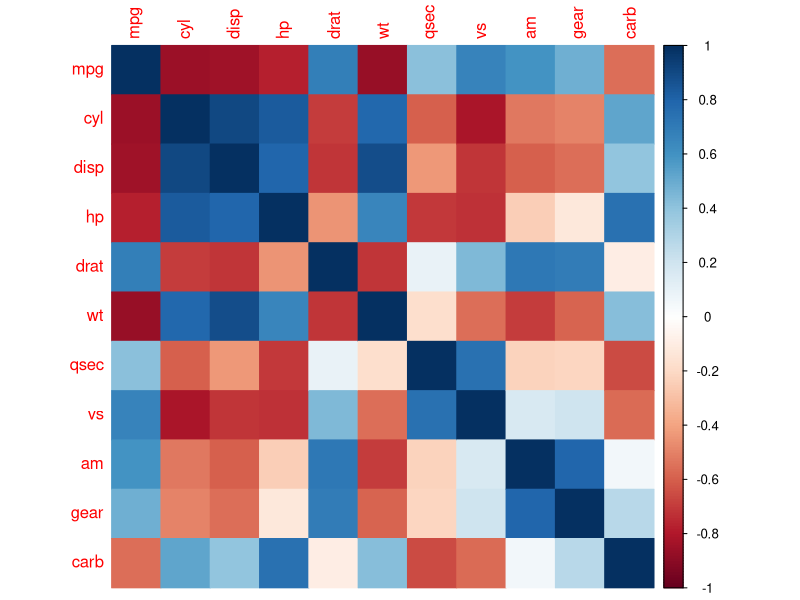
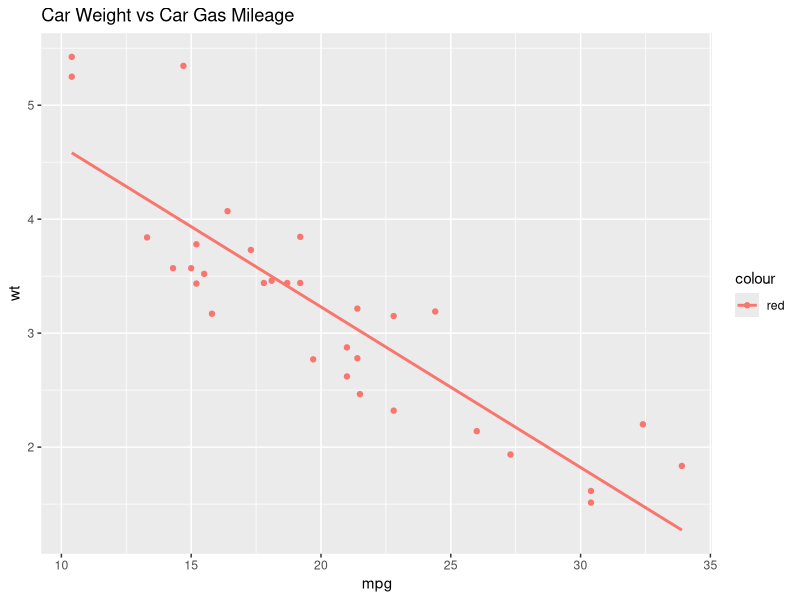
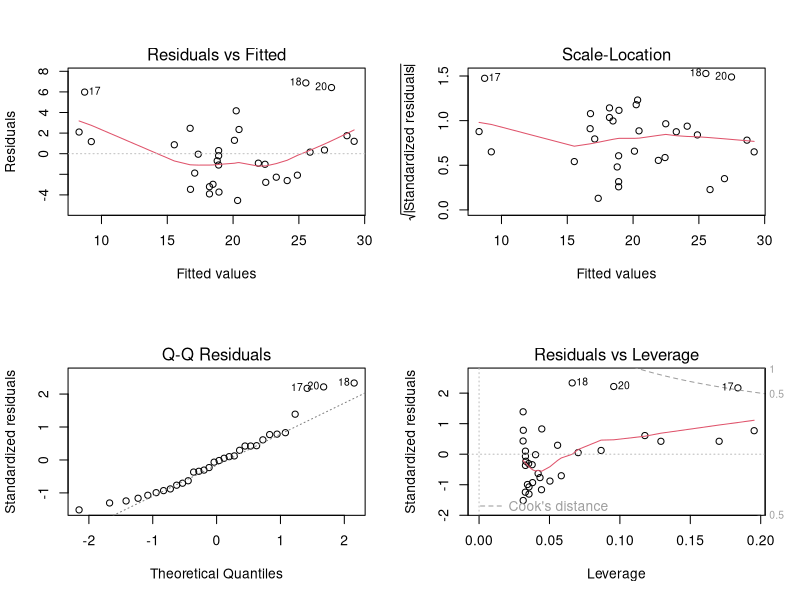

Generate these figures, in order, with R:
library(MASS)
head(chem)

#Question 1 i
m <- mean(chem)
m#?t.test
t.test(chem,alternative = "greater", mu = m, paired = FALSE)

#Question 1 ii
head(cats)
Male <- subset(cats,subset = (cats$Sex=="M"))
Male <- Male$Bwt
Mm <- mean(Male)

Female <- subset(cats, subset = (cats$Sex=="F"))
Female <- Female$Bwt
Fm <- mean(Female)

mu <- Mm-Fm
mu

t.test(Male, Female ,alternative = "two.sided", mu = 0.5404, paired = FALSE, var.equal = TRUE)


#Question 2 - 1
head(mtcars)
library(corrplot)
corm <- cor(mtcars)
corrplot(corm, method = "color")

#Question 2 - 2
library(ggplot2)
wt <- mtcars$wt
mpg <- mtcars$mpg
lm(mpg~wt)
#the mpg value(-5.344) is the slope of the line.
#total variance of 37.285 in gas mileage is explained by car weight.
ggplot(mtcars, aes(x=mpg, y=wt, color= "red")) + geom_point() + geom_smooth(method = "lm", se=FALSE) + ggtitle("Car Weight vs Car Gas Mileage")

#Summary f main Analytical Findings
summary(lm(mpg~wt)) #for Data Scientists
#for Non-Data Scientists
layout(matrix(1:4,2,2))
plot(lm(mpg~wt))



#Question 3
#hypothesis testing

datasets::attitude
NROW(attitude)
head(attitude)
m2 <- mean(attitude$learning)
m3 <- mean(attitude$complaints)
mdiff <- m3-m2
mdiff
t.test(attitude$complaints, attitude$learning, alternative = "two.sided", mu = mdiff, paired = FALSE, var.equal = TRUE)
